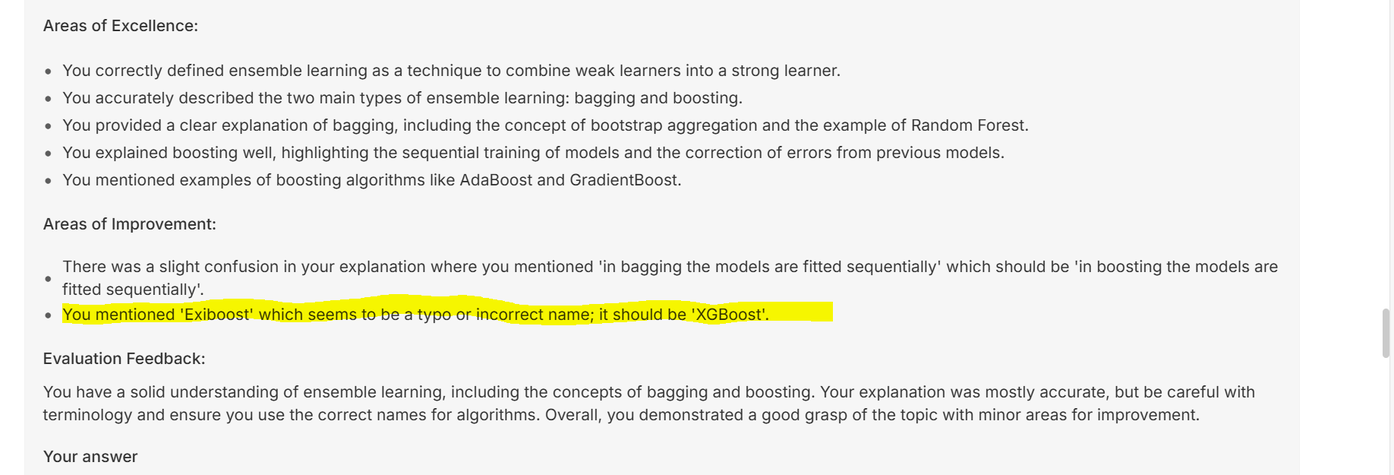
#> input picture Capture1.png, 1394 x 475 px, shrunk from 1836 x 625 before the run, found by its file name
$ jupyter execute --allow-errors 'Loading text.ipynb'
#> lines starting #> are read from the running program, lines starting #| are printed output that depends on the picture; after the words box and inside, x2 and y2 are one past the last pixel; in counts of white or black regions, pixels touching at a corner belong together
### Extracting Text from different file sources.
* Image
* PDF
* DOCX

### Extracting Text from Images

### OCR(Optical Character Recognition)

[cell 1]
import pytesseract
import cv2
import numpy as np
import matplotlib.pyplot as plt

[cell 2]
# lets load and process the image
image=cv2.imread('Capture1.PNG')
#> image is the input picture: shape (475, 1394, 3); mean B, G, R 233.3, 238.4, 238.4

[cell 3]
plt.imshow(image)

[cell 4]
image1=cv2.imread('notes.jpg')
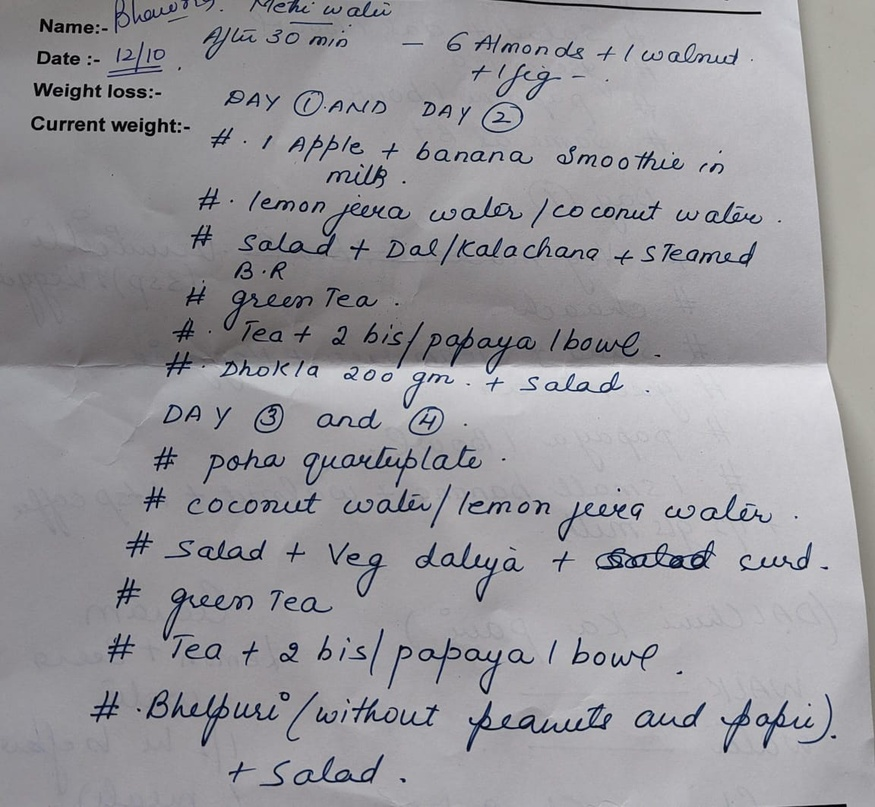
#> input picture notes.jpg, 875 x 807 px, shrunk from 1152 x 1062 before the run
#> image1 is the input picture: shape (807, 875, 3); mean B, G, R 155.4, 150.8, 151.8
image1=cv2.cvtColor(image1,cv2.COLOR_BGR2RGB) # TO CONVERT BGR TO RGB
image_grey=cv2.cvtColor(image1,cv2.COLOR_BGR2GRAY)
_,image_bw=cv2.threshold(image_grey,120,255,cv2.THRESH_BINARY) # TO CONVERT grey to BLACK AND WHITE
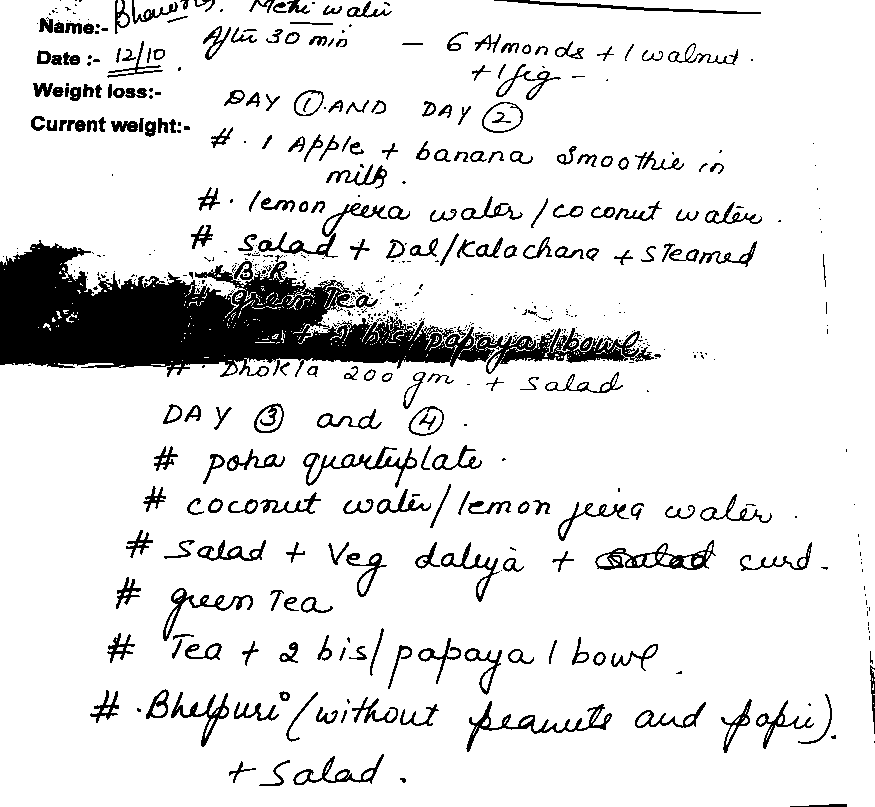
#> image_bw: shape (807, 875); 89.1% white; 626 black regions (385 under 20 px), largest, box (x1, y1, x2, y2) and area: (0, 240, 654, 377) 36761, (466, 701, 612, 752) 1094, (595, 540, 716, 570) 1087

[cell 5]
plt.imshow(image_grey)

[cell 6]
cv2.imshow('Grey image',image_bw)
cv2.waitKey(0)
cv2.destroyAllWindows()

[cell 7]
pytesseract.pytesseract.tesseract_cmd = r"C:\Program Files\Tesseract-OCR\tesseract.exe" # path where tesseract is installed

[cell 8]
print(pytesseract.image_to_string(image_bw))
#> (this line was passed over: pytesseract is not available in this run)
